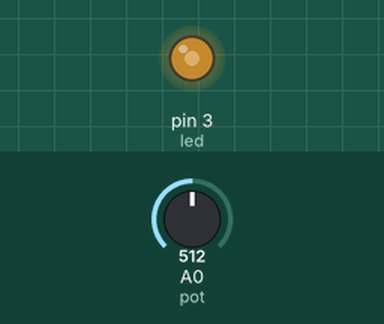
This sketch was run on a simulated Arduino Uno, built with avr-gcc and run on an emulated ATmega328P. Parts: output pins drawn as LEDs (lit = HIGH). The test bench sets the inputs (shaded band); at power-on: A0 (pot) = 512.

Above: at 1.2 s.
1.3 s: A0 (pot) set to 716
At 1.8 s:
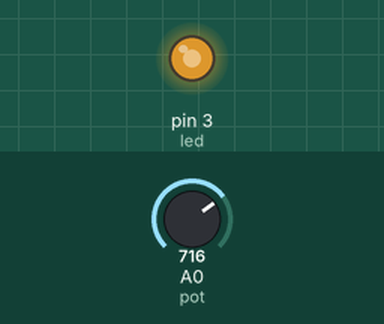
2.8 s: A0 (pot) set to 900
At 4.0 s:
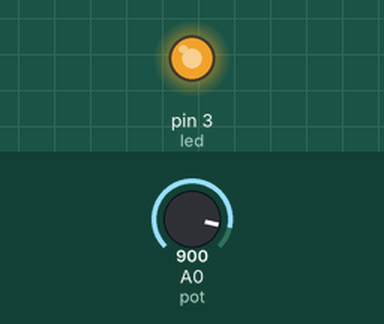
4.3 s: A0 (pot) set to 122
At 5.3 s:
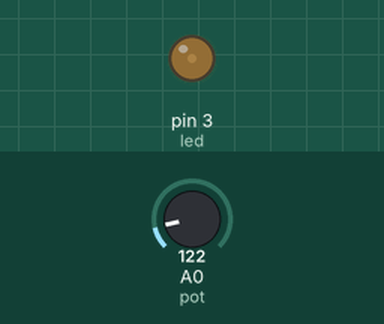
5.8 s: A0 (pot) set to 0
At 6.5 s:
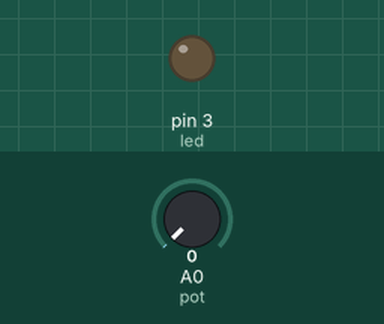
7.3 s: A0 (pot) set to 511
At 7.6 s:
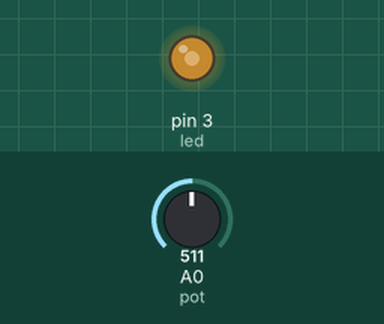
Timing chart, 0 to 9.8 s (numbered marks = the images above; inputs shaded):
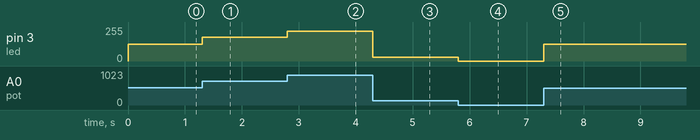

Measured:
- after the input at 1.3 s, pin 3 (led): 127/255 → 178/255 at once
- after the input at 2.8 s, pin 3 (led): 178/255 → 224/255 at once
- after the input at 4.3 s, pin 3 (led): 224/255 → 30/255 at once
- after the input at 5.8 s, pin 3 (led): 30/255 → 0/255 at once
- after the input at 7.3 s, pin 3 (led): 0/255 → 127/255 at once

The sketch:

LanternaAjustavel.ino
```cpp
/*

            O objetivo deste programa é ajustar o brilho de um led atrabés de um potenciômetro. Para isso, uma entrada ADC irá ler o potenciômetro e,
       a partir do valor lido, o um PWM de saída irá ajustar o brilho do Led.

            Na simulação e na prática o circuito e o programa funcionaram como esperado.

*/

// Mapeamento de hardware
#define led 3
#define pot A0

// Variáveis auxiliares
int adc = 0x00;
int pwm = 0x00;

void setup() {

    pinMode(pot, INPUT);
    pinMode(led, OUTPUT);

    digitalWrite(led, LOW);
}

void loop() {

    adc = analogRead(pot);

    pwm = map(adc, 0, 1023, 0, 255);

    analogWrite(led, pwm);
}
```
